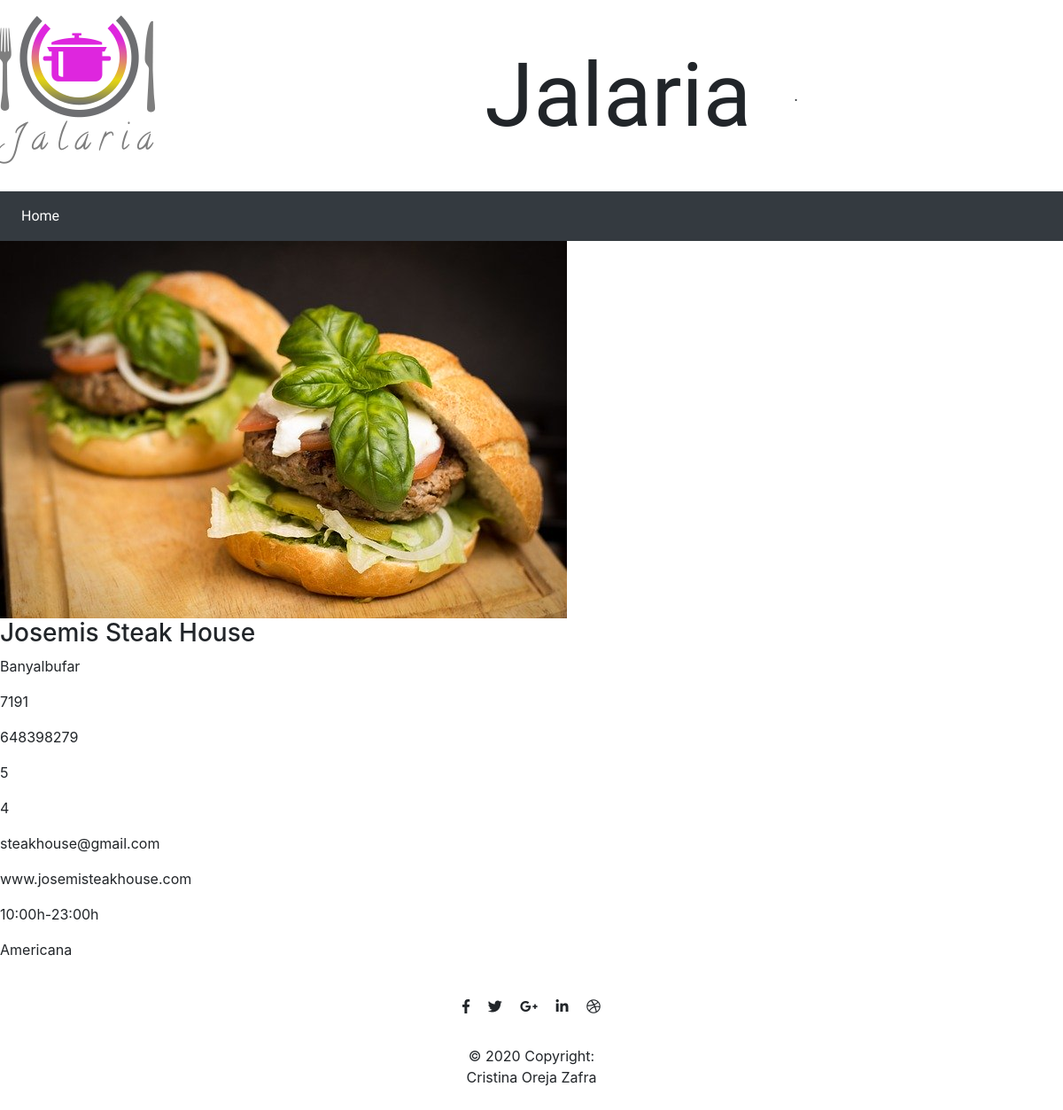
Screenshot of /restaurant.php?id=1 with the database file from the repository.
### tables this page shows
CREATE TABLE `Restaurantes` (
  `Id` int NOT NULL,
  `nombre` varchar(100) NOT NULL,
  `localidad` varchar(50) NOT NULL,
  `dicección` varchar(50) NOT NULL,
  `cp` int NOT NULL,
  `telf` varchar(20) NOT NULL,
  `precios` int NOT NULL,
  `valoracion` int NOT NULL,
  `email` varchar(50) NOT NULL,
  `web` varchar(50) NOT NULL,
  `horario` varchar(20) NOT NULL,
  `cocina` tinytext NOT NULL,
  `foto` varchar(50) NOT NULL
);

### www/back/restaurantb.php (called while the page is built)
<?php
require 'conexion.php';
if(isset($_GET['id'])){
    $id=$_GET['id'];
    $sql = "SELECT * FROM Restaurantes WHERE Id = '".$id."'";
    if($result = mysqli_query($conn, $sql)){
        if(mysqli_num_rows($result) > 0){
            $row = mysqli_fetch_array($result);
            $foto = "img/".$row['foto'];
        }
    }
}
?>

### www/restaurant.php (the view, shortened to what this page needs)
<?php require 'back/restaurantb.php';?>
<?php require 'componentes/header.php'?>
    <img src="<?php echo $foto ?>" alt="">
    <h3><?php echo $row['nombre']?></h3>
    <p><?php echo $row['localidad']?></p>
    <p><?php echo $row['cp']?></p>
    <p><?php echo $row['telf']?></p>
    <p><?php echo $row['precios']?></p>
    <p><?php echo $row['valoracion']?></p>
    <p><?php echo $row['email']?></p>
    <p><?php echo $row['web']?></p>
    <p><?php echo $row['horario']?></p>
    <p><?php echo $row['cocina']?></p>
<?php require 'componentes/footer.php'?>

### rows the page displays
restaurantes: foto (picture), nombre "Josemis Steak House", localidad "Banyalbufar", cp "7191", telf "648398279", precios "5", valoracion "4", email "steakhouse@gmail.com", web "www.josemisteakhouse.com", horario "10:00h-23:00h", cocina "Americana"
